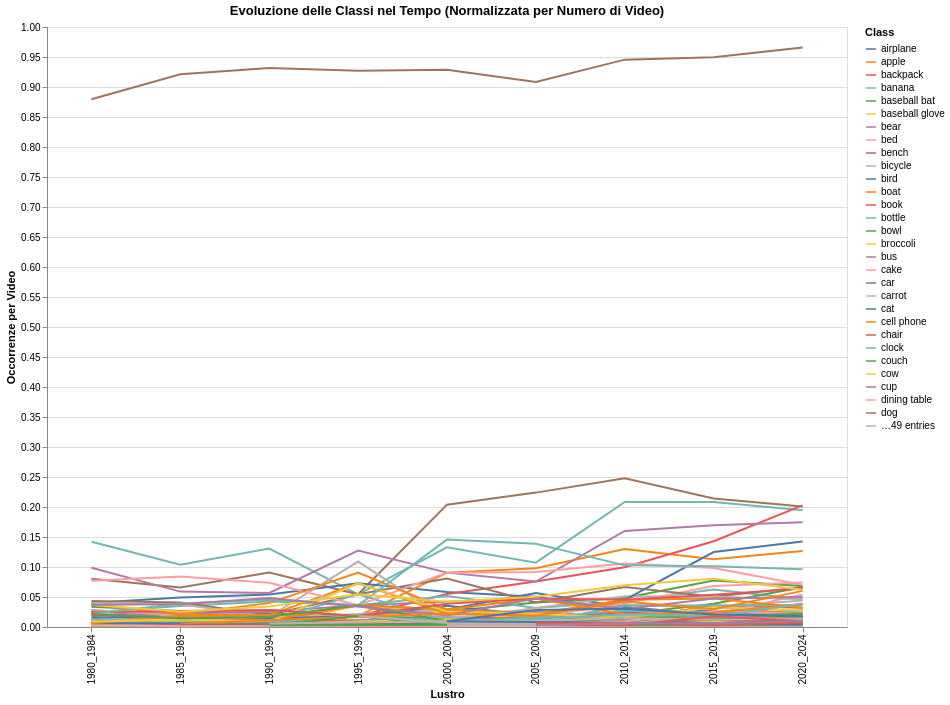

Express this chart as Vega-Lite.
### Vega-Lite specification from a JSON file in a GitHub repository (floating-point values rounded to 4 significant figures; data arrays with more than 128 entries replaced by an {"elided": "..."} marker saying what was removed)
{"config": {"view": {"continuousWidth": 300, "continuousHeight": 300}}, "data": {"name": "data-d4f95f636450cdadc358d5de11a7e5a0"}, "mark": {"type": "line"}, "encoding": {"color": {"field": "Class", "title": "Class", "type": "nominal"}, "x": {"field": "lustro", "title": "Lustro", "type": "ordinal"}, "y": {"field": "normalized_counts", "title": "Occorrenze per Video", "type": "quantitative"}}, "height": 600, "title": "Evoluzione delle Classi nel Tempo (Normalizzata per Numero di Video)", "width": 800, "$schema": "https://vega.github.io/schema/vega-lite/v5.8.0.json", "datasets": {"data-d4f95f636450cdadc358d5de11a7e5a0": {"elided": "589 records"}}}
